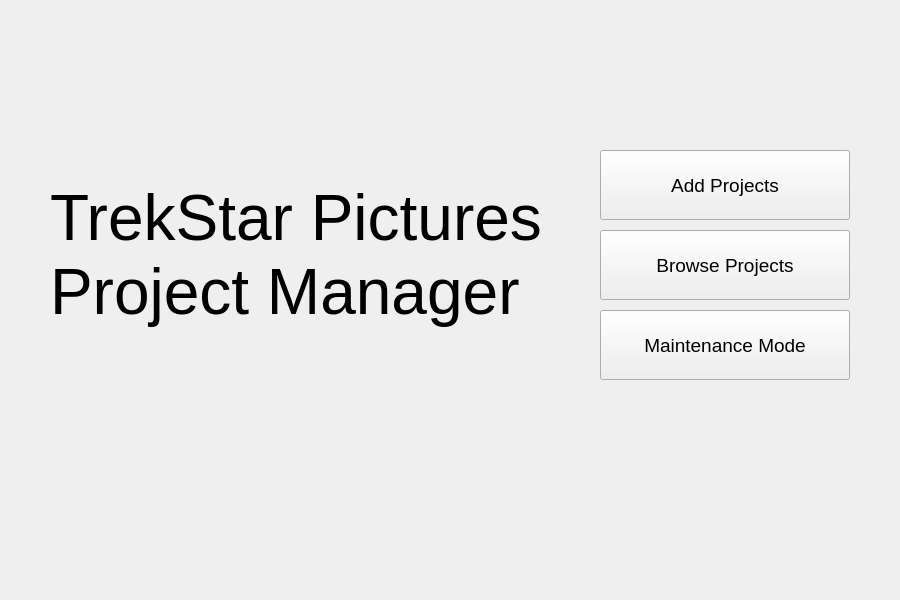
    <widget class="QWidget" name="pageHome">
     <property name="minimumSize">
      <size>
       <width>900</width>
       <height>600</height>
      </size>
     </property>
     <widget class="QLabel" name="labelTitle">
      <property name="geometry">
       <rect>
        <x>50</x>
        <y>155</y>
        <width>511</width>
        <height>200</height>
       </rect>
      </property>
      <property name="font">
       <font>
        <pointsize>48</pointsize>
       </font>
      </property>
      <property name="text">
       <string>TrekStar Pictures
Project Manager</string>
      </property>
     </widget>
     <widget class="QPushButton" name="buttonToAddProjects">
      <property name="geometry">
       <rect>
        <x>600</x>
        <y>150</y>
        <width>250</width>
        <height>70</height>
       </rect>
      </property>
      <property name="font">
       <font>
        <pointsize>14</pointsize>
       </font>
      </property>
      <property name="text">
       <string>Add Projects</string>
      </property>
     </widget>
     <widget class="QPushButton" name="buttonToBrowseProjects">
      <property name="geometry">
       <rect>
        <x>600</x>
        <y>230</y>
        <width>250</width>
        <height>70</height>
       </rect>
      </property>
      <property name="font">
       <font>
        <pointsize>14</pointsize>
       </font>
      </property>
      <property name="text">
       <string>Browse Projects</string>
      </property>
     </widget>
     <widget class="QPushButton" name="buttonToMaintenance">
      <property name="geometry">
       <rect>
        <x>600</x>
        <y>310</y>
        <width>250</width>
        <height>70</height>
       </rect>
      </property>
      <property name="font">
       <font>
        <pointsize>14</pointsize>
       </font>
      </property>
      <property name="text">
       <string>Maintenance Mode</string>
      </property>
     </widget>
    </widget>
